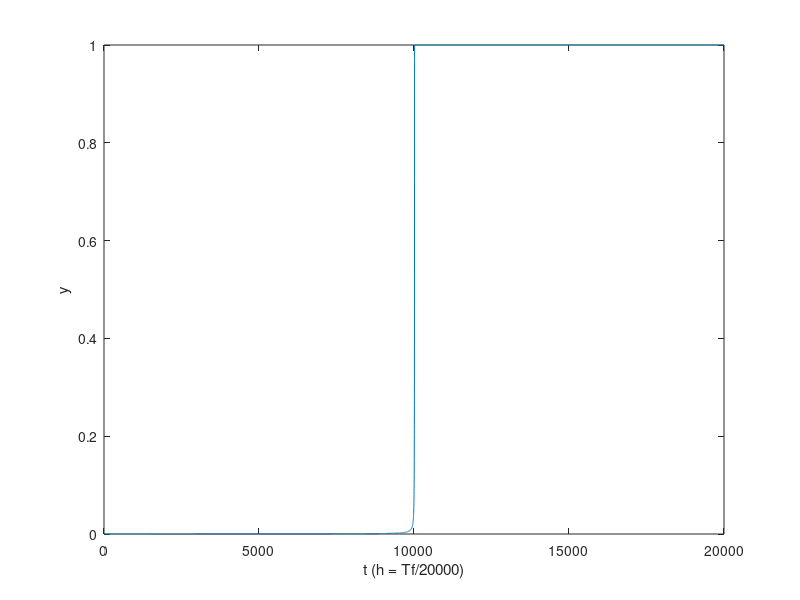

Here is the MATLAB script that generated this plot:
% Parameters:
delta = 0.0001;
Tf = 2/delta;
h3 = Tf/10000;
h4 = Tf/20000;

% Initialization:
i = 1;
t(i) = 0.0;
y(i) = delta;

% Euler's method implementation for h1:
while (t(i) + h4 < Tf + 1.e-12);
    y(i+1) = y(i) + h4*y(i)^2 - h4*y(i)^3;
    t(i+1) = t(i) + h4;
    i = i + 1;

end

plot(t, y);
xlabel('t (h = Tf/20000)');
ylabel('y');

